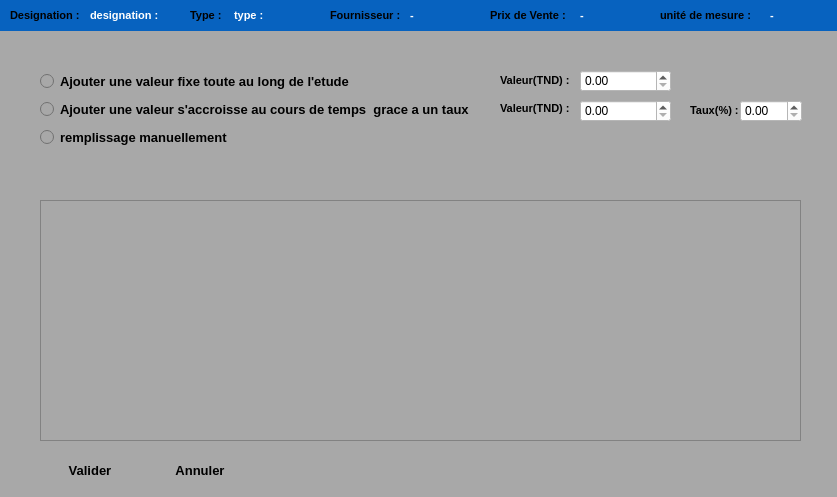
<?xml version="1.0" encoding="UTF-8"?>
<ui version="4.0">
 <class>Investissement</class>
 <widget class="QWidget" name="Investissement">
  <property name="geometry">
   <rect>
    <x>0</x>
    <y>0</y>
    <width>837</width>
    <height>497</height>
   </rect>
  </property>
  <property name="windowTitle">
   <string>Form</string>
  </property>
  <property name="styleSheet">
   <string notr="true">background-color:rgb(168, 168, 168);</string>
  </property>
  <widget class="QWidget" name="widget" native="true">
   <property name="geometry">
    <rect>
     <x>0</x>
     <y>0</y>
     <width>841</width>
     <height>531</height>
    </rect>
   </property>
   <widget class="QTableView" name="tableView">
    <property name="geometry">
     <rect>
      <x>40</x>
      <y>200</y>
      <width>761</width>
      <height>241</height>
     </rect>
    </property>
   </widget>
   <widget class="QWidget" name="verticalLayoutWidget">
    <property name="geometry">
     <rect>
      <x>40</x>
      <y>70</y>
      <width>429</width>
      <height>80</height>
     </rect>
    </property>
    <layout class="QVBoxLayout" name="verticalLayout">
     <item>
      <widget class="QRadioButton" name="radioButton_1">
       <property name="font">
        <font>
         <family>Segoe UI</family>
         <pointsize>10</pointsize>
         <weight>75</weight>
         <bold>true</bold>
        </font>
       </property>
       <property name="text">
        <string>Ajouter une valeur fixe toute au long de l'etude</string>
       </property>
      </widget>
     </item>
     <item>
      <widget class="QRadioButton" name="radioButton_2">
       <property name="font">
        <font>
         <family>Segoe UI</family>
         <pointsize>10</pointsize>
         <weight>75</weight>
         <italic>false</italic>
         <bold>true</bold>
        </font>
       </property>
       <property name="text">
        <string>Ajouter une valeur s'accroisse au cours de temps  grace a un taux</string>
       </property>
      </widget>
     </item>
     <item>
      <widget class="QRadioButton" name="radioButton_3">
       <property name="font">
        <font>
         <family>Segoe UI</family>
         <pointsize>10</pointsize>
         <weight>75</weight>
         <bold>true</bold>
        </font>
       </property>
       <property name="text">
        <string>remplissage manuellement </string>
       </property>
      </widget>
     </item>
    </layout>
   </widget>
   <widget class="QLabel" name="label">
    <property name="geometry">
     <rect>
      <x>500</x>
      <y>70</y>
      <width>71</width>
      <height>20</height>
     </rect>
    </property>
    <property name="font">
     <font>
      <family>Segoe UI</family>
      <pointsize>8</pointsize>
      <weight>75</weight>
      <bold>true</bold>
     </font>
    </property>
    <property name="text">
     <string>Valeur(TND) :</string>
    </property>
   </widget>
   <widget class="QLabel" name="label_2">
    <property name="geometry">
     <rect>
      <x>500</x>
      <y>100</y>
      <width>71</width>
      <height>16</height>
     </rect>
    </property>
    <property name="font">
     <font>
      <family>Segoe UI</family>
      <pointsize>8</pointsize>
      <weight>75</weight>
      <bold>true</bold>
     </font>
    </property>
    <property name="text">
     <string>Valeur(TND) :</string>
    </property>
   </widget>
   <widget class="QLabel" name="label_3">
    <property name="geometry">
     <rect>
      <x>690</x>
      <y>100</y>
      <width>51</width>
      <height>20</height>
     </rect>
    </property>
    <property name="font">
     <font>
      <family>Segoe UI</family>
      <pointsize>8</pointsize>
      <weight>75</weight>
      <bold>true</bold>
     </font>
    </property>
    <property name="text">
     <string>Taux(%) :</string>
    </property>
   </widget>
   <widget class="QDoubleSpinBox" name="uiValeur1">
    <property name="geometry">
     <rect>
      <x>580</x>
      <y>70</y>
      <width>91</width>
      <height>22</height>
     </rect>
    </property>
    <property name="styleSheet">
     <string notr="true">background-color:rgb(255, 255, 255);</string>
    </property>
    <property name="maximum">
     <double>1000000000.000000000000000</double>
    </property>
   </widget>
   <widget class="QDoubleSpinBox" name="uiValeur2">
    <property name="geometry">
     <rect>
      <x>580</x>
      <y>100</y>
      <width>91</width>
      <height>22</height>
     </rect>
    </property>
    <property name="styleSheet">
     <string notr="true">background-color:rgb(255, 255, 255);</string>
    </property>
    <property name="maximum">
     <double>1000000000.000000000000000</double>
    </property>
   </widget>
   <widget class="QDoubleSpinBox" name="uiTaux">
    <property name="geometry">
     <rect>
      <x>740</x>
      <y>100</y>
      <width>62</width>
      <height>22</height>
     </rect>
    </property>
    <property name="styleSheet">
     <string notr="true">background-color:rgb(255, 255, 255);</string>
    </property>
    <property name="maximum">
     <double>100.000000000000000</double>
    </property>
   </widget>
   <widget class="QWidget" name="widget_2" native="true">
    <property name="geometry">
     <rect>
      <x>0</x>
      <y>0</y>
      <width>841</width>
      <height>31</height>
     </rect>
    </property>
    <property name="styleSheet">
     <string notr="true">background-color:rgb(7,98,191)</string>
    </property>
    <widget class="QLabel" name="uiDesignation">
     <property name="geometry">
      <rect>
       <x>90</x>
       <y>7</y>
       <width>91</width>
       <height>16</height>
      </rect>
     </property>
     <property name="font">
      <font>
       <family>Segoe UI</family>
       <pointsize>8</pointsize>
       <weight>75</weight>
       <bold>true</bold>
      </font>
     </property>
     <property name="styleSheet">
      <string notr="true">color:rgb(255, 255, 255);</string>
     </property>
     <property name="text">
      <string>designation :</string>
     </property>
    </widget>
    <widget class="QLabel" name="label_5">
     <property name="geometry">
      <rect>
       <x>190</x>
       <y>7</y>
       <width>41</width>
       <height>16</height>
      </rect>
     </property>
     <property name="font">
      <font>
       <family>Segoe UI</family>
       <pointsize>8</pointsize>
       <weight>75</weight>
       <bold>true</bold>
      </font>
     </property>
     <property name="text">
      <string>Type :</string>
     </property>
    </widget>
    <widget class="QLabel" name="uiType">
     <property name="geometry">
      <rect>
       <x>234</x>
       <y>7</y>
       <width>91</width>
       <height>16</height>
      </rect>
     </property>
     <property name="font">
      <font>
       <family>Segoe UI</family>
       <pointsize>8</pointsize>
       <weight>75</weight>
       <bold>true</bold>
      </font>
     </property>
     <property name="styleSheet">
      <string notr="true">color:rgb(255, 255, 255);</string>
     </property>
     <property name="text">
      <string>type :</string>
     </property>
    </widget>
    <widget class="QLabel" name="label_7">
     <property name="geometry">
      <rect>
       <x>330</x>
       <y>7</y>
       <width>71</width>
       <height>16</height>
      </rect>
     </property>
     <property name="font">
      <font>
       <family>Segoe UI</family>
       <pointsize>8</pointsize>
       <weight>75</weight>
       <bold>true</bold>
      </font>
     </property>
     <property name="text">
      <string>Fournisseur :</string>
     </property>
    </widget>
    <widget class="QLabel" name="label_8">
     <property name="geometry">
      <rect>
       <x>10</x>
       <y>7</y>
       <width>71</width>
       <height>16</height>
      </rect>
     </property>
     <property name="font">
      <font>
       <family>Segoe UI</family>
       <pointsize>8</pointsize>
       <weight>75</weight>
       <bold>true</bold>
      </font>
     </property>
     <property name="text">
      <string>Designation :</string>
     </property>
    </widget>
    <widget class="QLabel" name="uiFournisseur">
     <property name="geometry">
      <rect>
       <x>410</x>
       <y>7</y>
       <width>91</width>
       <height>16</height>
      </rect>
     </property>
     <property name="font">
      <font>
       <family>Segoe UI</family>
       <pointsize>8</pointsize>
       <weight>75</weight>
       <bold>true</bold>
      </font>
     </property>
     <property name="styleSheet">
      <string notr="true">color:rgb(255, 255, 255);</string>
     </property>
     <property name="text">
      <string>-</string>
     </property>
    </widget>
    <widget class="QLabel" name="label_10">
     <property name="geometry">
      <rect>
       <x>490</x>
       <y>7</y>
       <width>75</width>
       <height>16</height>
      </rect>
     </property>
     <property name="font">
      <font>
       <family>Segoe UI</family>
       <pointsize>8</pointsize>
       <weight>75</weight>
       <bold>true</bold>
      </font>
     </property>
     <property name="text">
      <string>Prix de Vente :</string>
     </property>
    </widget>
    <widget class="QLabel" name="uiPrix">
     <property name="geometry">
      <rect>
       <x>580</x>
       <y>7</y>
       <width>71</width>
       <height>16</height>
      </rect>
     </property>
     <property name="font">
      <font>
       <family>Segoe UI</family>
       <pointsize>8</pointsize>
       <weight>75</weight>
       <bold>true</bold>
      </font>
     </property>
     <property name="styleSheet">
      <string notr="true">color:rgb(255, 255, 255);</string>
     </property>
     <property name="text">
      <string>-</string>
     </property>
    </widget>
    <widget class="QLabel" name="label_12">
     <property name="geometry">
      <rect>
       <x>660</x>
       <y>7</y>
       <width>101</width>
       <height>16</height>
      </rect>
     </property>
     <property name="font">
      <font>
       <family>Segoe UI</family>
       <pointsize>8</pointsize>
       <weight>75</weight>
       <bold>true</bold>
      </font>
     </property>
     <property name="text">
      <string>unité de mesure :</string>
     </property>
    </widget>
    <widget class="QLabel" name="uiUnite">
     <property name="geometry">
      <rect>
       <x>770</x>
       <y>7</y>
       <width>41</width>
       <height>16</height>
      </rect>
     </property>
     <property name="font">
      <font>
       <family>Segoe UI</family>
       <pointsize>8</pointsize>
       <weight>75</weight>
       <bold>true</bold>
      </font>
     </property>
     <property name="styleSheet">
      <string notr="true">color:rgb(255, 255, 255);</string>
     </property>
     <property name="text">
      <string>-</string>
     </property>
    </widget>
   </widget>
   <widget class="QPushButton" name="uiAnnuler">
    <property name="geometry">
     <rect>
      <x>150</x>
      <y>450</y>
      <width>100</width>
      <height>41</height>
     </rect>
    </property>
    <property name="minimumSize">
     <size>
      <width>100</width>
      <height>25</height>
     </size>
    </property>
    <property name="maximumSize">
     <size>
      <width>100</width>
      <height>50</height>
     </size>
    </property>
    <property name="font">
     <font>
      <family>Segoe UI</family>
      <pointsize>10</pointsize>
      <weight>75</weight>
      <bold>true</bold>
     </font>
    </property>
    <property name="styleSheet">
     <string notr="true">border:rgb(255, 255, 255);
</string>
    </property>
    <property name="text">
     <string>Annuler</string>
    </property>
    <property name="icon">
     <iconset>
      <normaloff>ProjectRessources/cancel-icon2.png</normaloff>ProjectRessources/cancel-icon2.png</iconset>
    </property>
    <property name="flat">
     <bool>true</bool>
    </property>
   </widget>
   <widget class="QLabel" name="uiErreur">
    <property name="enabled">
     <bool>true</bool>
    </property>
    <property name="geometry">
     <rect>
      <x>590</x>
      <y>460</y>
      <width>191</width>
      <height>20</height>
     </rect>
    </property>
    <property name="font">
     <font>
      <family>Segoe UI</family>
      <pointsize>10</pointsize>
     </font>
    </property>
    <property name="mouseTracking">
     <bool>true</bool>
    </property>
    <property name="styleSheet">
     <string notr="true">color:rgb(255, 0, 0);</string>
    </property>
    <property name="locale">
     <locale language="French" country="France"/>
    </property>
    <property name="text">
     <string/>
    </property>
    <property name="alignment">
     <set>Qt::AlignCenter</set>
    </property>
   </widget>
   <widget class="QPushButton" name="uiValider">
    <property name="geometry">
     <rect>
      <x>40</x>
      <y>450</y>
      <width>100</width>
      <height>41</height>
     </rect>
    </property>
    <property name="minimumSize">
     <size>
      <width>100</width>
      <height>41</height>
     </size>
    </property>
    <property name="maximumSize">
     <size>
      <width>100</width>
      <height>41</height>
     </size>
    </property>
    <property name="font">
     <font>
      <family>Segoe UI</family>
      <pointsize>10</pointsize>
      <weight>75</weight>
      <bold>true</bold>
     </font>
    </property>
    <property name="styleSheet">
     <string notr="true">border:rgb(255, 255, 255);</string>
    </property>
    <property name="text">
     <string>Valider</string>
    </property>
    <property name="icon">
     <iconset>
      <normaloff>ProjectRessources/ok-icon.png</normaloff>ProjectRessources/ok-icon.png</iconset>
    </property>
    <property name="flat">
     <bool>true</bool>
    </property>
   </widget>
  </widget>
 </widget>
 <resources/>
 <connections/>
</ui>
